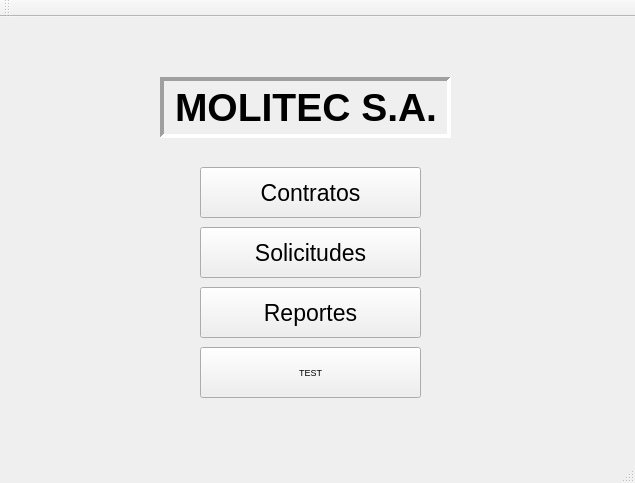
<?xml version="1.0" encoding="UTF-8"?>
<ui version="4.0">
 <class>MainWindow</class>
 <widget class="QMainWindow" name="MainWindow">
  <property name="geometry">
   <rect>
    <x>0</x>
    <y>0</y>
    <width>635</width>
    <height>483</height>
   </rect>
  </property>
  <property name="font">
   <font>
    <pointsize>7</pointsize>
   </font>
  </property>
  <property name="windowTitle">
   <string>MainWindow</string>
  </property>
  <property name="tabShape">
   <enum>QTabWidget::Rounded</enum>
  </property>
  <widget class="QWidget" name="centralWidget">
   <widget class="QPushButton" name="contrato">
    <property name="geometry">
     <rect>
      <x>200</x>
      <y>150</y>
      <width>221</width>
      <height>51</height>
     </rect>
    </property>
    <property name="font">
     <font>
      <pointsize>17</pointsize>
     </font>
    </property>
    <property name="text">
     <string>Contratos</string>
    </property>
   </widget>
   <widget class="QPushButton" name="pushButton_2">
    <property name="geometry">
     <rect>
      <x>200</x>
      <y>210</y>
      <width>221</width>
      <height>51</height>
     </rect>
    </property>
    <property name="font">
     <font>
      <pointsize>17</pointsize>
     </font>
    </property>
    <property name="text">
     <string>Solicitudes</string>
    </property>
   </widget>
   <widget class="QPushButton" name="pushButton_3">
    <property name="geometry">
     <rect>
      <x>200</x>
      <y>270</y>
      <width>221</width>
      <height>51</height>
     </rect>
    </property>
    <property name="font">
     <font>
      <pointsize>17</pointsize>
     </font>
    </property>
    <property name="text">
     <string>Reportes</string>
    </property>
   </widget>
   <widget class="QLabel" name="label">
    <property name="geometry">
     <rect>
      <x>160</x>
      <y>60</y>
      <width>291</width>
      <height>61</height>
     </rect>
    </property>
    <property name="font">
     <font>
      <family>MS Shell Dlg 2</family>
      <pointsize>29</pointsize>
      <weight>75</weight>
      <bold>true</bold>
     </font>
    </property>
    <property name="cursor">
     <cursorShape>ArrowCursor</cursorShape>
    </property>
    <property name="toolTip">
     <string extracomment="TITULO"/>
    </property>
    <property name="frameShape">
     <enum>QFrame::Panel</enum>
    </property>
    <property name="frameShadow">
     <enum>QFrame::Sunken</enum>
    </property>
    <property name="lineWidth">
     <number>4</number>
    </property>
    <property name="text">
     <string>MOLITEC S.A.</string>
    </property>
   </widget>
   <widget class="QPushButton" name="pushButton">
    <property name="geometry">
     <rect>
      <x>200</x>
      <y>330</y>
      <width>221</width>
      <height>51</height>
     </rect>
    </property>
    <property name="text">
     <string>TEST</string>
    </property>
   </widget>
  </widget>
  <widget class="QMenuBar" name="menuBar">
   <property name="geometry">
    <rect>
     <x>0</x>
     <y>0</y>
     <width>635</width>
     <height>20</height>
    </rect>
   </property>
  </widget>
  <widget class="QToolBar" name="mainToolBar">
   <attribute name="toolBarArea">
    <enum>TopToolBarArea</enum>
   </attribute>
   <attribute name="toolBarBreak">
    <bool>false</bool>
   </attribute>
  </widget>
  <widget class="QStatusBar" name="statusBar"/>
 </widget>
 <layoutdefault spacing="6" margin="11"/>
 <resources/>
 <connections/>
</ui>
